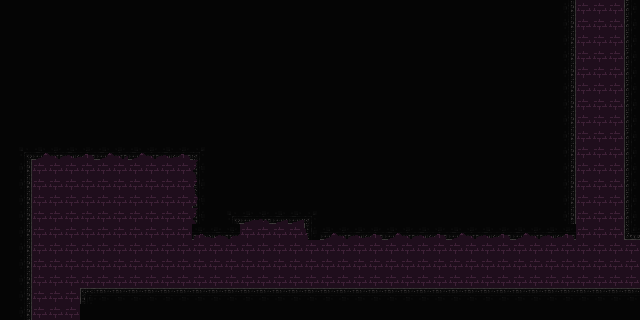

Tiled map render using the project's own tile images. Description and the whole map definition, tile-layer contents included, below:
An orthogonal 40x20 tile map with 16x16 px tiles, 2 tile layers (background, foreground), 2 tilesets and 13 objects (7x wall, 5x ceiling, ground).

<map version="1.10" tiledversion="1.12.1" orientation="orthogonal" renderorder="right-down" width="40" height="20" tilewidth="16" tileheight="16" infinite="0" nextlayerid="4" nextobjectid="16">
 <editorsettings>
  <export target="../sacredflame/assets/graphics/map/main4.lua" format="lua" />
 </editorsettings>
 <tileset firstgid="1" source="blood temple.tsx" />
 <tileset firstgid="257" source="high temple.tsx" />
 <layer id="3" name="background" width="40" height="20">
  <data encoding="csv">
0,0,0,0,0,0,0,0,0,0,0,0,0,0,0,0,0,0,0,0,0,0,0,0,0,0,0,0,0,0,0,0,0,0,280,0,280,280,280,0,
0,0,280,280,0,0,0,0,0,0,0,0,0,0,0,0,0,0,0,0,0,0,0,0,0,0,0,0,0,0,0,0,0,0,280,280,280,280,280,0,
0,0,280,280,0,0,0,0,0,0,0,0,0,0,0,0,0,0,0,0,0,0,0,0,0,0,0,0,0,0,0,0,0,0,280,280,280,280,280,0,
280,0,280,280,0,0,0,0,0,0,0,0,0,0,0,0,0,0,0,0,0,0,0,0,0,0,0,0,0,0,0,0,0,0,280,280,280,280,280,0,
280,0,0,280,0,0,0,0,0,0,0,0,0,0,0,0,0,0,0,0,0,0,0,0,0,0,0,0,0,0,0,0,0,0,280,280,280,280,280,0,
280,0,0,280,0,0,0,0,0,0,0,0,0,0,0,0,0,0,0,0,0,0,0,0,0,0,0,0,0,0,0,0,0,0,280,280,280,280,280,0,
280,280,280,280,280,280,280,280,280,280,280,280,280,0,0,0,0,0,0,0,0,0,0,0,0,0,0,0,0,0,0,0,0,0,280,280,280,280,280,0,
0,280,280,280,0,0,0,0,280,280,280,280,280,280,280,280,280,280,280,0,0,0,0,0,0,0,0,0,0,0,0,0,0,0,280,280,280,280,280,0,
280,280,280,280,280,280,280,280,280,280,280,280,280,280,280,280,280,280,280,280,280,280,280,280,280,280,280,280,0,0,0,0,0,0,280,280,280,280,280,0,
280,280,280,280,280,280,280,280,280,280,280,280,280,280,280,280,280,280,280,0,0,0,0,0,0,0,0,0,0,0,0,0,0,0,280,280,280,280,280,0,
280,280,280,280,280,280,280,280,280,280,280,280,280,280,280,280,280,280,280,280,280,280,280,280,0,0,0,0,0,0,0,0,0,0,280,280,280,280,280,0,
280,280,280,280,280,280,280,280,280,280,280,280,280,280,280,280,280,280,280,0,0,0,0,0,0,0,0,0,0,0,0,0,0,0,280,280,280,280,280,0,
0,0,280,280,280,280,280,280,280,280,280,280,280,280,280,280,280,280,280,280,280,280,0,0,0,0,0,0,0,0,0,0,0,0,280,280,280,280,280,0,
280,280,280,280,280,280,280,280,280,280,280,280,280,280,280,280,280,280,280,280,280,280,280,280,280,280,280,280,280,280,280,0,0,0,280,280,280,280,280,0,
280,280,280,280,280,280,280,280,280,280,280,280,280,280,280,280,280,280,280,280,280,280,280,280,280,280,280,280,280,280,280,280,280,280,280,280,280,280,280,280,
280,280,280,280,280,280,280,280,280,280,280,280,280,280,280,280,280,280,280,280,280,280,280,280,280,280,280,280,280,280,280,280,280,280,280,280,280,280,280,280,
280,280,280,280,280,280,280,280,280,280,280,280,280,280,280,280,280,280,280,280,280,280,280,280,280,280,280,280,280,280,280,280,280,280,280,280,280,280,280,280,
280,280,280,280,280,280,280,280,280,280,280,280,280,280,280,280,280,280,280,280,280,280,280,280,280,280,280,280,280,280,280,280,280,280,280,280,280,280,280,280,
280,280,280,280,280,280,280,280,280,280,280,280,280,280,280,280,280,280,280,280,280,280,280,280,280,280,280,280,280,280,280,280,280,280,280,280,280,280,280,280,
280,280,280,280,280,280,280,280,280,280,280,280,280,280,280,280,280,280,280,280,280,280,280,280,280,280,280,280,280,280,280,280,280,280,280,280,280,280,280,280
</data>
 </layer>
 <layer id="1" name="foreground" width="40" height="20">
  <data encoding="csv">
171,171,171,171,171,171,171,171,171,171,171,171,171,171,171,171,171,171,171,171,171,171,171,171,171,171,171,171,171,171,171,171,171,171,171,172,0,0,0,170,
171,171,171,171,171,171,171,171,171,171,171,171,171,171,171,171,171,171,171,171,171,171,171,171,171,171,171,171,171,171,171,171,171,171,171,172,0,0,0,170,
171,171,171,171,171,171,171,171,171,171,171,171,171,171,171,171,171,171,171,171,171,171,171,171,171,171,171,171,171,171,171,171,171,171,171,172,0,0,0,170,
171,171,171,171,171,171,171,171,171,171,171,171,171,171,171,171,171,171,171,171,171,171,171,171,171,171,171,171,171,171,171,171,171,171,171,172,0,0,0,170,
171,171,171,171,171,171,171,171,171,171,171,171,171,171,171,171,171,171,171,171,171,171,171,171,171,171,171,171,171,171,171,171,171,171,171,172,0,0,0,170,
171,171,171,171,171,171,171,171,171,171,171,171,171,171,171,171,171,171,171,171,171,171,171,171,171,171,171,171,171,171,171,171,171,171,171,172,0,0,0,170,
171,171,171,171,171,171,171,171,171,171,171,171,171,171,171,171,171,171,171,171,171,171,171,171,171,171,171,171,171,171,171,171,171,171,171,172,0,0,0,170,
171,171,171,171,171,171,171,171,171,171,171,171,171,171,171,171,171,171,171,171,171,171,171,171,171,171,171,171,171,171,171,171,171,171,171,172,0,0,0,170,
171,171,171,171,171,171,171,171,171,171,171,171,171,171,171,171,171,171,171,171,171,171,171,171,171,171,171,171,171,171,171,171,171,171,171,172,0,0,0,170,
171,157,253,254,255,256,253,254,253,254,255,256,159,171,171,171,171,171,171,171,171,171,171,171,171,171,171,171,171,171,171,171,171,171,171,172,0,0,0,170,
171,172,0,0,0,0,0,0,0,0,0,0,2684354814,171,171,171,171,171,171,171,171,171,171,171,171,171,171,171,171,171,171,171,171,171,171,172,0,0,0,170,
171,172,0,0,0,0,0,0,0,0,0,0,2684354815,171,171,171,171,171,171,171,171,171,171,171,171,171,171,171,171,171,171,171,171,171,171,172,0,0,0,170,
171,172,0,0,0,0,0,0,0,0,0,0,2684354816,171,171,171,171,171,171,171,171,171,171,171,171,171,171,171,171,171,171,171,171,171,171,172,0,0,0,170,
171,172,0,0,0,0,0,0,0,0,0,0,2684354814,171,157,237,238,237,237,159,171,171,171,171,171,171,171,171,171,171,171,171,171,171,171,172,0,0,0,170,
171,172,0,0,0,0,0,0,0,0,0,0,3221225704,3221225703,3221225702,0,0,0,0,2684354797,253,254,255,256,253,254,255,256,253,254,255,256,253,254,255,256,0,0,0,186,
171,172,0,0,0,0,0,0,0,0,0,0,0,0,0,0,0,0,0,0,0,0,0,0,0,0,0,0,0,0,0,0,0,0,0,0,0,0,0,0,
171,172,0,0,0,0,0,0,0,0,0,0,0,0,0,0,0,0,0,0,0,0,0,0,0,0,0,0,0,0,0,0,0,0,0,0,0,0,0,0,
171,172,0,0,0,0,0,0,0,0,0,0,0,0,0,0,0,0,0,0,0,0,0,0,0,0,0,0,0,0,0,0,0,0,0,0,0,0,0,0,
171,172,0,0,0,154,155,155,155,155,155,155,155,155,155,155,155,155,155,155,155,155,155,155,155,155,155,155,155,155,155,155,155,155,155,155,155,155,155,155,
171,172,0,0,0,171,171,171,171,171,171,171,171,171,171,171,171,171,171,171,171,171,171,171,171,171,171,171,171,171,171,171,171,171,171,171,171,171,171,171
</data>
 </layer>
 <objectgroup id="2" name="collisions">
  <object id="1" name="wall" type="wall" x="30.884" y="158.649" width="1" height="161.396" />
  <object id="3" name="wall" type="wall" x="624.058" y="0.0216767" width="1" height="238.872" />
  <object id="4" name="wall" type="wall" x="574.986" y="0.0108889" width="1" height="239.903" />
  <object id="5" name="wall" type="wall" x="80" y="289.125" width="2.12784" height="30.8125" />
  <object id="6" name="ceiling" type="ceiling" x="305.213" y="238.658" width="269.705" height="1.1875" />
  <object id="7" name="wall" type="wall" x="191.916" y="159.911" width="2.12784" height="80.1232" />
  <object id="8" name="ceiling" type="ceiling" x="31.9273" y="158.877" width="159.928" height="1.15341" />
  <object id="9" name="ground" type="ground" x="79.9688" y="288.063" width="559.928" height="1" />
  <object id="10" name="ceiling" type="ceiling" x="194.129" y="238.806" width="44.6705" height="1.27841" />
  <object id="12" name="wall" type="wall" x="238.967" y="224.01" width="1.06534" height="15.9235" />
  <object id="13" name="wall" type="wall" x="304.061" y="224.057" width="1.06534" height="15.7931" />
  <object id="14" name="ceiling" type="ceiling" x="238.897" y="222.906" width="65.1425" height="1.03125" />
  <object id="15" name="ceiling" type="ceiling" x="624.016" y="238.948" width="15.9836" height="1.08696" />
 </objectgroup>
</map>
